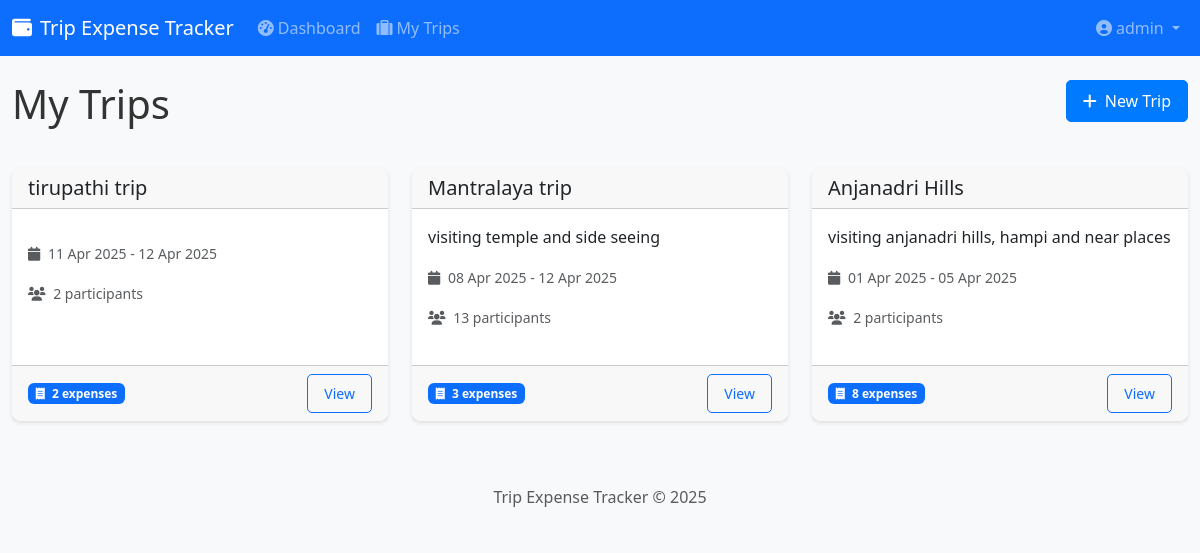
/trips/ (signed in), run on the app's committed database.
### expense_tracker/backend/models/user.py (models this page shows, shortened)
class User(UserMixin, db.Model):
    id = db.Column(db.Integer, primary_key=True)
    email = db.Column(db.String(120), unique=True, nullable=False, index=True)
    name = db.Column(db.String(100), nullable=False)
    password_hash = db.Column(db.String(128))
    created_at = db.Column(db.DateTime, default=datetime.utcnow)
    last_seen = db.Column(db.DateTime, default=datetime.utcnow)
    is_admin = db.Column(db.Boolean, default=False)
    trips_created = db.relationship('Trip', backref='admin', lazy='dynamic', foreign_keys='Trip.admin_id')
    def get_trips(self):
        from expense_tracker.backend.models.trip import Trip
        admin_trips = Trip.query.filter_by(admin_id=self.id).all()
        participant_trips = Trip.query.filter(Trip.participants.contains(str(self.id))).all()
        all_trips = list(set(admin_trips + participant_trips))
        return all_trips

### expense_tracker/backend/models/trip.py (models this page shows, shortened)
class Trip(db.Model):
    id = db.Column(db.Integer, primary_key=True)
    name = db.Column(db.String(100), nullable=False)
    description = db.Column(db.Text, nullable=True)
    start_date = db.Column(db.DateTime, nullable=False)
    end_date = db.Column(db.DateTime, nullable=False)
    created_at = db.Column(db.DateTime, default=datetime.utcnow)
    updated_at = db.Column(db.DateTime, default=datetime.utcnow, onupdate=datetime.utcnow)
    admin_id = db.Column(db.Integer, db.ForeignKey('user.id'), nullable=False)
    participants = db.Column(db.Text, nullable=False, default=json.dumps([]))
    unregistered_participants = db.Column(db.Text, nullable=False, default=json.dumps([]))
    advances_json = db.Column(db.Text, default=json.dumps({}))
    general_payments_json = db.Column(db.Text, default=json.dumps([]))
    expenses = db.relationship('Expense', backref='trip', lazy='dynamic', cascade='all, delete-orphan')
    def get_participants_list(self):
        if self.participants is None:
            return []
        return json.loads(self.participants)

### expense_tracker/backend/routes/trips.py (the view)
@trips_bp.route('/')
@login_required
def list_trips():
    trips = current_user.get_trips()
    return render_template('trips/list.html', trips=trips)

### expense_tracker/backend/templates/trips/list.html (shortened to what this page needs)
{% extends "base.html" %}
{% block content %}
<div class="row mb-4">
    <div class="col-md-8">
        <h1 class="mb-3">My Trips</h1>
    </div>
    <div class="col-md-4 text-end">
        <a href="{{ url_for('trips.add_trip') }}" class="btn btn-primary">
            <i class="fas fa-plus me-2"></i>New Trip
        </a>
    </div>
</div>
<div class="row">
    <div class="col-12">
        {% if trips %}
        <div class="row row-cols-1 row-cols-md-2 row-cols-lg-3 g-4">
            {% for trip in trips %}
            <div class="col">
                <div class="card h-100">
                    <div class="card-header">
                        <h5 class="card-title mb-0">
                            <a href="{{ url_for('trips.view_trip', trip_id=trip.id) }}" class="text-decoration-none text-dark">
                                {{ trip.name }}
                            </a>
                        </h5>
                    </div>
                    <div class="card-body">
                        <p class="card-text">{{ trip.description|truncate(100) }}</p>
                        <p class="card-text">
                            <small class="text-muted">
                                <i class="fas fa-calendar me-1"></i>
                                {{ trip.start_date.strftime('%d %b %Y') }} - {{ trip.end_date.strftime('%d %b %Y') }}
                            </small>
                        </p>
                        <p class="card-text">
                            <small class="text-muted">
                                <i class="fas fa-users me-1"></i>
                                {{ trip.get_participants_list()|length + 1 }} participants
                            </small>
                        </p>
                    </div>
                    <div class="card-footer">
                        <div class="d-flex justify-content-between align-items-center">
                            <span class="badge bg-primary">
                                <i class="fas fa-receipt me-1"></i>
                                {{ trip.expenses.count() }} expenses
                            </span>
                            <a href="{{ url_for('trips.view_trip', trip_id=trip.id) }}" class="btn btn-sm btn-outline-primary">
                                View
                            </a>
                        </div>
                    </div>
                </div>
            </div>
            {% endfor %}
        </div>
        {% endif %}
    </div>
</div>
{% endblock %}

### expense_tracker/backend/templates/base.html (shortened to what this page needs)
<!DOCTYPE html>
<html lang="en">
<head>
    <link href="https://cdn.jsdelivr.net/npm/bootstrap@5.3.0-alpha1/dist/css/bootstrap.min.css" rel="stylesheet">
    <link rel="stylesheet" href="https://cdnjs.cloudflare.com/ajax/libs/font-awesome/6.0.0/css/all.min.css">
    <link rel="stylesheet" href="{{ url_for('static', filename='css/style.css') }}">
</head>
<body>
    <nav class="navbar navbar-expand-lg navbar-dark bg-primary">
        <div class="container">
            <a class="navbar-brand" href="{{ url_for('main.index') }}">
                <i class="fas fa-wallet me-2"></i>Trip Expense Tracker
            </a>
            <div class="collapse navbar-collapse" id="navbarNav">
                <ul class="navbar-nav me-auto">
                    {% if current_user.is_authenticated %}
                    <li class="nav-item">
                        <a class="nav-link" href="{{ url_for('main.dashboard') }}">
                            <i class="fas fa-tachometer-alt me-1"></i>Dashboard
                        </a>
                    </li>
                    <li class="nav-item">
                        <a class="nav-link" href="{{ url_for('trips.list_trips') }}">
                            <i class="fas fa-suitcase me-1"></i>My Trips
                        </a>
                    </li>
                    {% endif %}
                </ul>
                <ul class="navbar-nav">
                    {% if current_user.is_authenticated %}
                    <li class="nav-item dropdown">
                        <a class="nav-link dropdown-toggle" href="#" id="userDropdown" role="button" data-bs-toggle="dropdown">
                            <i class="fas fa-user-circle me-1"></i>{{ current_user.name }}
                        </a>
                    </li>
                    {% endif %}
                </ul>
            </div>
        </div>
    </nav>
    <div class="container mt-4">
        {% block content %}{% endblock %}
    </div>
    <footer class="footer mt-5 py-3 bg-light">
        <div class="container text-center">
            <span class="text-muted">Trip Expense Tracker &copy; 2025</span>
        </div>
    </footer>
</body>
</html>

### expense_tracker/backend/static/css/style.css (style rules this page uses)
body { font-family: 'Segoe UI', Tahoma, Geneva, Verdana, sans-serif; background-color: #f8f9fa; color: #333; }
.container { max-width: 1200px; }
.card { border-radius: 8px; box-shadow: 0 2px 4px rgba(0, 0, 0, 0.1); margin-bottom: 20px; border: none; }
.card-header { border-radius: 8px 8px 0 0 !important; font-weight: 500; }
.btn { border-radius: 5px; padding: 8px 16px; font-weight: 500; }
.btn-primary { background-color: #007bff; border-color: #007bff; }

### data on the page
User: name "admin"
Trip: name "tirupathi trip", start_date "11 Apr 2025", end_date "12 Apr 2025", get_participants_list|length "2", expenses.count "2"
Trip: name "Mantralaya trip", description "visiting temple and side seeing", start_date "08 Apr 2025", end_date "12 Apr 2025", get_participants_list|length "13", expenses.count "3"
Trip: name "Anjanadri Hills", description "visiting anjanadri hills, hampi and near places", start_date "01 Apr 2025", end_date "05 Apr 2025", get_participants_list|length "2", expenses.count "8"
